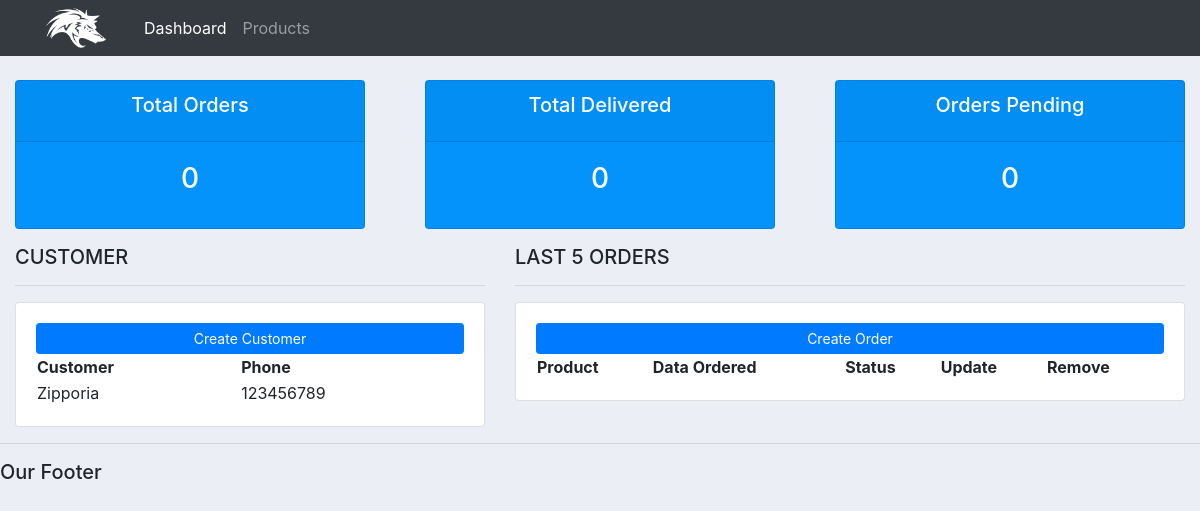
The app's page /, older data.
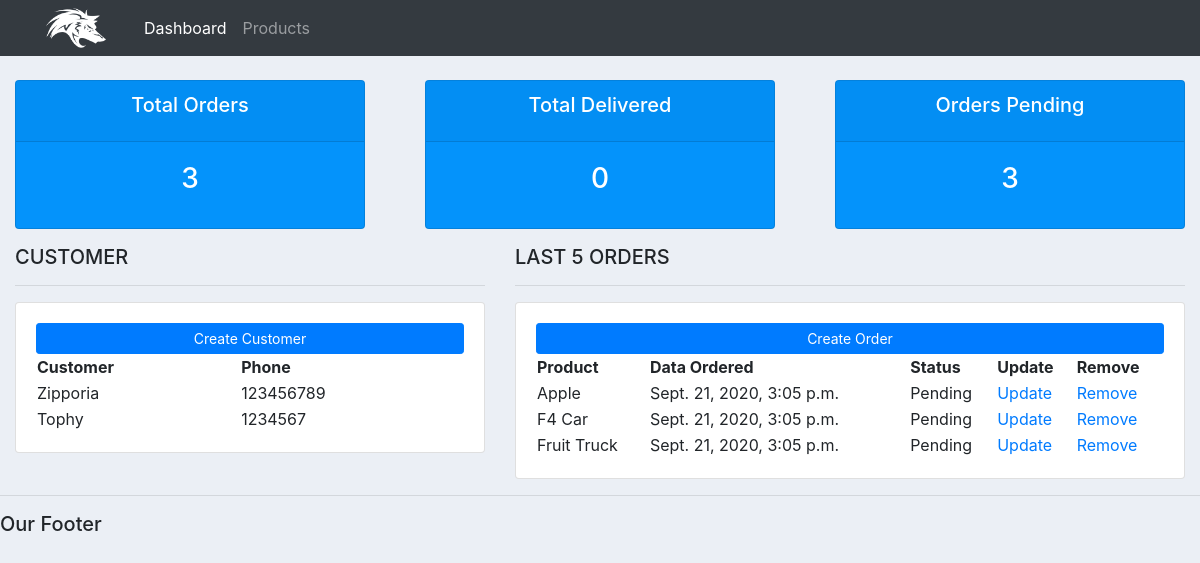
The same page, newer data.
### accounts/models.py (models this page shows, shortened)
class Customer(models.Model):
    name = models.CharField(max_length=200, null=True)
    phone = models.CharField(max_length=200, null=True)
    email = models.CharField(max_length=200, null=True)
    date_created = models.DateTimeField(auto_now_add=True, null=True)

class Order(models.Model):
    STATUS = (
        ('Pending', 'Pending'),
        ('Out for delivery', 'Out for delivery'),
        ('Delivered', 'Delivered'),
    )
    customer = models.ForeignKey(Customer, null=True, on_delete=models.SET_NULL)
    product = models.ForeignKey(Product, null=True, on_delete=models.SET_NULL)
    date_created = models.DateTimeField(auto_now_add=True, null=True)
    status = models.CharField(max_length=200, null=True, choices=STATUS)

class Product(models.Model):
    CATEGORY = (
        ('Indoor', 'Indoor'),
        ('Out Door', 'Out Door'),
    )
    name = models.CharField(max_length=200, null=True)
    price = models.FloatField(null=True)
    category = models.CharField(max_length=200, null=True, choices=CATEGORY)
    description = models.CharField(max_length=200, null=True, blank=True)
    date_created = models.DateTimeField(auto_now_add=True, null=True)
    tags = models.ManyToManyField(Tag)
    def __str__(self):
        return self.name

### accounts/views.py (the view)
# urls.py: path('', views.home),
def home(request):
    orders = Order.objects.all()
    customers = Customer.objects.all()
    total_customers = customers.count()
    total_orders = orders.count()
    delivered = orders.filter(status='Delivered').count()
    pending = orders.filter(status='Pending').count()
    context = {'orders':orders, 'customers':customers,
    'total_orders':total_orders, 'delivered':delivered, 'pending':pending}
    return render(request,'accounts/dashboard.html', context)

### accounts/templates/accounts/dashboard.html
{% extends 'accounts/main.html' %}
{% block content %}
{% include 'accounts/status.html' %}
  <div class="container-fluid">
    <div class="row">
      <div class="col-md-5">
        <h5>CUSTOMER</h5>
        <hr>
        <div class="card card-body">
          <a class="btn btn-primary btn-sm btn-block" href="">Create Customer</a>
          <table>
            <tr>
              <th>Customer</th>
              <th>Phone</th>
            </tr>
            {% for customer in customers%}
              <tr>
                <td>{{customer.name}}</td>
                <td>{{customer.phone}}</td>
              </tr>
            {% endfor %}
          </table>
        </div>
      </div>
      <div class="col-md-7">
        <h5>LAST 5 ORDERS</h5>
        <hr>
        <div class="card card-body">
          <a class="btn btn-primary btn-sm btn-block" href="">Create Order</a>
          <table>
            <tr>
              <th>Product</th>
              <th>Data Ordered</th>
              <th>Status</th>
              <th>Update</th>
              <th>Remove</th>
            </tr>
            {% for order in orders%}
              <tr>
                <td>{{order.product}}</td>
                <td>{{order.date_created}}</td>
                <td>{{order.status}}</td>
                <td><a href="">Update</a></td>
                <td><a href="">Remove</a></td>
              </tr>
            {% endfor %}
          </table>
        </div>
      </div>
    </div>
  </div>
{% endblock  %}

### accounts/templates/accounts/main.html (shortened to what this page needs)
{% load static %}
<!DOCTYPE html>
<html>
  <head>
    <link rel="stylesheet" href="https://stackpath.bootstrapcdn.com/bootstrap/4.1.3/css/bootstrap.min.css">
    <link rel="stylesheet" href="{% static '/css/main.css' %}">
  </head>
  <body>
      {% include 'accounts/navbar.html' %}
      {% block content %}{% endblock %}
    <hr>
    <h5>Our Footer</h5>
  </body>
</html>

### accounts/templates/accounts/navbar.html (shortened to what this page needs)
{% load static %}
<nav class="navbar navbar-expand-lg navbar-dark bg-dark">
  <img src="{% static 'images/wolf.png' %}" alt="" style="height:40px; width:60px; margin:0 30px">
  <div class="collapse navbar-collapse" id="navbarNav">
    <ul class="navbar-nav">
      <li class="nav-item active">
        <a class="nav-link" href="#">Dashboard</a>
      </li>
      <li class="nav-item">
        <a class="nav-link" href="#">Products</a>
      </li>
    </ul>
  </div>
</nav>

### accounts/templates/accounts/status.html
<br>
<div class="row">
  <div class="col">
    <div class="col-md">
      <div class="card text-center text-white mb-3 orders" id="total-orders">
        <div class="card-header">
          <h5 class="card-title">Total Orders</h5>
        </div>
        <div class="card-body">
          <h3 class="card-title">{{total_orders}}</h3>
        </div>
      </div>
    </div>
  </div>
  <div class="col">
    <div class="col-md">
      <div class="card text-center text-white mb-3 orders" id="orders-delivered">
        <div class="card-header">
          <h5 class="card-title">Total Delivered</h5>
        </div>
        <div class="card-body">
          <h3 class="card-title">{{delivered}}</h3>
        </div>
      </div>
    </div>
  </div>
  <div class="col">
    <div class="col-md">
      <div class="card text-center text-white mb-3 orders" id="orders-pending">
        <div class="card-header">
          <h5 class="card-title">Orders Pending</h5>
        </div>
        <div class="card-body">
          <h3 class="card-title">{{pending}}</h3>
        </div>
      </div>
    </div>
  </div>
</div>

### static/css/main.css (style rules this page uses)
body { background-color: #ebeff5; }
.orders { background-color: #0493fb; }

Row changes from the older to the newer data that the page shows:
added Customer: name "Tophy", phone "1234567"
added Order: product "Apple", date_created "Sept. 21, 2020, 3:05 p.m.", status "Pending"
added Order: product "F4 Car", date_created "Sept. 21, 2020, 3:05 p.m.", status "Pending"
added Order: product "Fruit Truck", date_created "Sept. 21, 2020, 3:05 p.m.", status "Pending"
Text that changed along with them:
{{ total_orders }}: "0" → "3"
{{ pending }}: "0" → "3"
